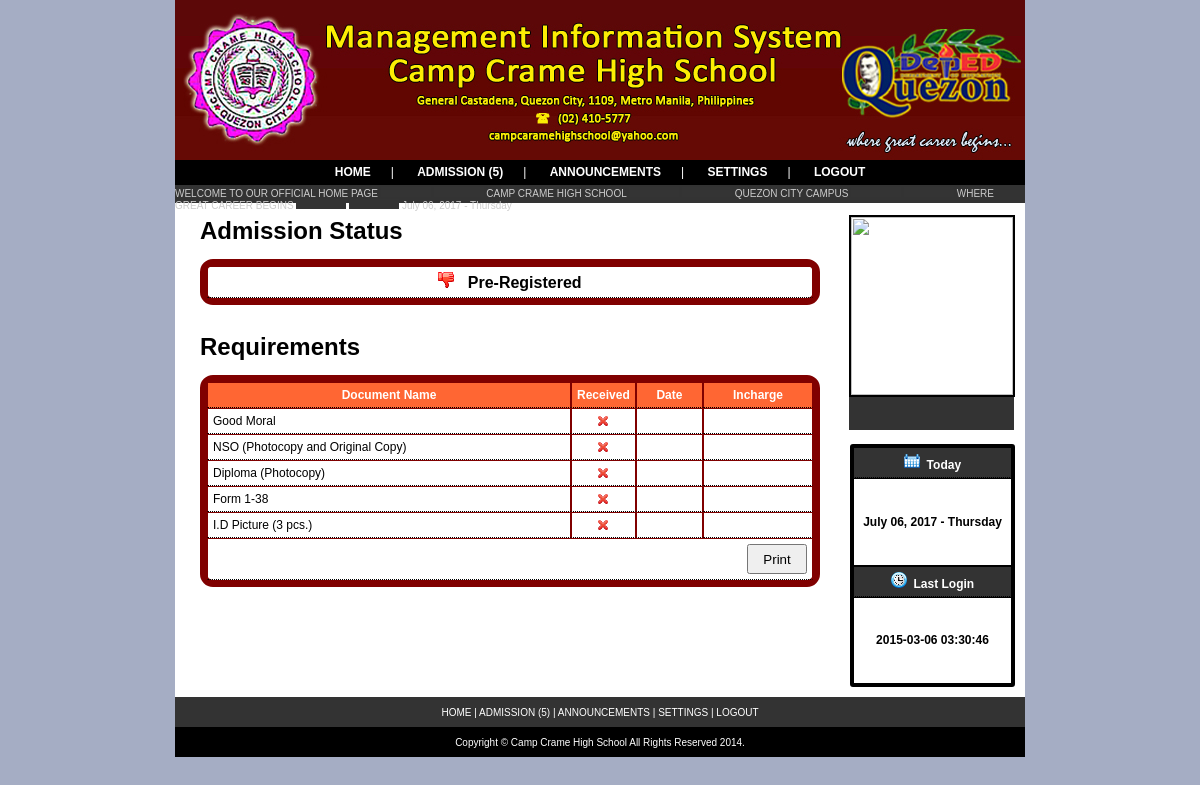
The page /admission_guest.php (signed in) on the database its author committed.
### tables this page shows
CREATE TABLE IF NOT EXISTS `requirementstxn` (
  `reqtxnid` int(11) NOT NULL AUTO_INCREMENT,
  `regid` int(11) NOT NULL,
  `userid` int(11) NOT NULL,
  `docid` int(11) NOT NULL,
  `status` int(11) NOT NULL,
  `datereceived` date DEFAULT NULL,
  `receivedby` varchar(25) NOT NULL,
  `adddate` timestamp NOT NULL DEFAULT CURRENT_TIMESTAMP,
  `editdate` timestamp NULL DEFAULT NULL,
  PRIMARY KEY (`reqtxnid`)
);

CREATE TABLE IF NOT EXISTS `requirementmaster` (
  `docid` int(11) NOT NULL AUTO_INCREMENT,
  `regid` int(11) NOT NULL,
  `description` varchar(100) NOT NULL,
  `reqtype` int(11) NOT NULL,
  `adddate` timestamp NOT NULL DEFAULT CURRENT_TIMESTAMP,
  `editdate` timestamp NULL DEFAULT NULL,
  PRIMARY KEY (`docid`)
);

CREATE TABLE IF NOT EXISTS `usermaster` (
  `userid` int(11) NOT NULL AUTO_INCREMENT,
  `fname` varchar(50) NOT NULL,
  `mname` varchar(50) NOT NULL,
  `lname` varchar(50) NOT NULL,
  `username` varchar(50) NOT NULL,
  `password` varchar(50) NOT NULL,
  `pic` varchar(100) NOT NULL,
  `levelid` int(11) NOT NULL,
  `isactive` int(11) NOT NULL,
  `adddate` timestamp NOT NULL DEFAULT CURRENT_TIMESTAMP,
  `lastlogindate` timestamp NULL DEFAULT '0000-00-00 00:00:00',
  PRIMARY KEY (`userid`)
);

### myFunctions.php (the view, shortened to what this page needs)
<?php
	function displayEnrollmentStatus($userid)
	{
		$preregCount=0;
		$studentCount=0;
		$prereg="SELECT COUNT(userid) as prereg FROM preregmaster WHERE userid=$userid";
		$resultpre= mysql_query($prereg);
		while($row=mysql_fetch_array($resultpre))
		{
			$preregCount=$row['prereg'];
		}
		$studentmaster = "SELECT COUNT(sm.userid) as student, glm.description as gradelevel, sec.section as section FROM studentmaster as sm, gradelevelmaster as glm, sectionmaster as sec WHERE sm.gradeid=glm.gradeid and sm.sectionid=sec.sectionid and sm.userid=$userid";
		$resultstud = mysql_query($studentmaster);
		while($row=mysql_fetch_array($resultstud))
		{
			$studentCount=$row['student'];
			$grade=$row['gradelevel'];
			$section=$row['section'];
		}
		$summer = "SELECT COUNT(sm.userid) as student FROM studentmaster as sm WHERE sm.userid=$userid AND sm.sectionid=0";
		$resultsummer = mysql_query($summer);
		while($row=mysql_fetch_array($resultsummer))
		{
			$studentsummer=$row['student'];
		}
		$status="";
		$imgName="";
		if($preregCount==1)
		{
			$status="Pre-Registered";
			$imgName="images/preregistered.ico";
		}
		elseif ($studentsummer==1)
		{
			$status="Pre-Registered";
			$imgName="images/preregistered.ico";
		}
		else if($studentCount==1)
		{
			$status="Enrolled as Grade ".$grade." , Section: ".$section;
			$imgName="images/enrolled.ico";
		}
?>
		<td><div align="center"><strong><strong><font size=3><img src="<?php echo($imgName); ?>"/>&nbsp;&nbsp;&nbsp;<?php echo($status); ?></font></strong></div></td>
<?php
	}
?>
<?php
	function displayLastLoginDate($userid)
	{
		$query="SELECT * FROM usermaster where userid='$userid'";
		$result=mysql_query($query);
		while($row=mysql_fetch_array($result))
		{
			echo($row['lastlogindate']);
		}
	}
?>
<?php
	function displayReqStat($userid,$tablename)
	{
		if ($tablename=="studentmaster")
		{
			$query="SELECT * FROM studentmaster WHERE userid=$userid";
			$result=mysql_query($query);
			$total=mysql_num_rows($result);
			if($total==0)
			{
				$tablename="preregmaster";
			}
			else
			{
				$tablename="studentmaster";
			}
		}
		else
		{
			$tablename="preregmaster";
		}
		$query="SELECT COUNT(*) as totalReqs FROM requirementstxn WHERE userid='$userid' AND status=0 AND regid=(SELECT gradeid FROM $tablename WHERE userid=$userid)";
		$result=mysql_query($query);
		while($row=mysql_fetch_array($result))
		{
			$tot= ($row['totalReqs']);
		}
		if($tot==0)
		{
			$tot="";
		}
		else
		{
			$tot = "(".$tot.")";
		}
		echo ($tot);
	}
?>
<?php
	function displayAllRequirements($userid)
	{
		$query="SELECT rm.docid, rm.regid,rm.description,rm.reqtype,rt.status, rt.adddate, rt.datereceived, rt.receivedby  FROM requirementmaster as rm, requirementstxn as rt, preregmaster as pm where rm.docid=rt.docid AND pm.userid=rt.userid AND pm.registrationid = rm.regid AND rt.userid='$userid' AND rt.regid=(SELECT gradeid FROM preregmaster WHERE userid=$userid)";
		$result=mysql_query($query);
		while($row=mysql_fetch_array($result))
		{
			$description = $row['description'];
			$stat = $row['status'];
			$imgname="";
			if($stat==0)
			{
				$imgname="images/notyetreceived.ico";
			}
			else
			{
				$imgname="images/received.ico";
			}
?>
		<tr>
			<td align="justify"><?php echo($description); ?></td><td width=10 align="center"><?php echo "<img src='".$imgname."' height='10'>";  ?></td><td align="center"></td><td align="center"></td>
		</tr>
<?php
		}
?>
		<form enctype="multipart/form-data" action="printdetails_guest_exec.php">
		 <td align="right" colspan="4"><input style="width: 60px; height: 30px;" method="POST" type="submit" name="button" id="button" value="Print"></td>
		</form>
		 </table>
<?php	}
?>

### Css/css.css (style rules this page uses)
* { margin:0; padding:0; }
body { font-family:Arial; font-size:12px; background-image:url(../images/background.jpg); }
.navigator a { color:#FFFFFF; font-family:Arial; font-size:12px; text-decoration:none; font-weight:bold; padding-right:20px; padding-left:20px; }
.footerNav a { text-decoration:none; color:#FFFFFF; }
table.curvedEdges td, table.curvedEdges th { border-bottom:1px dotted black;padding:5px; }

### rows shown on the page
requirementstxn: docid.description "Good Moral"
requirementstxn: docid.description "NSO (Photocopy and Original Copy)"
requirementstxn: docid.description "Diploma (Photocopy)"
requirementstxn: docid.description "Form 1-38"
requirementstxn: docid.description "I.D Picture (3 pcs.)"
usermaster: lastlogindate "2015-03-06 03:30:46"

### other values the page prints
$tot "(5) (5)"
$status "Pre-Registered"
